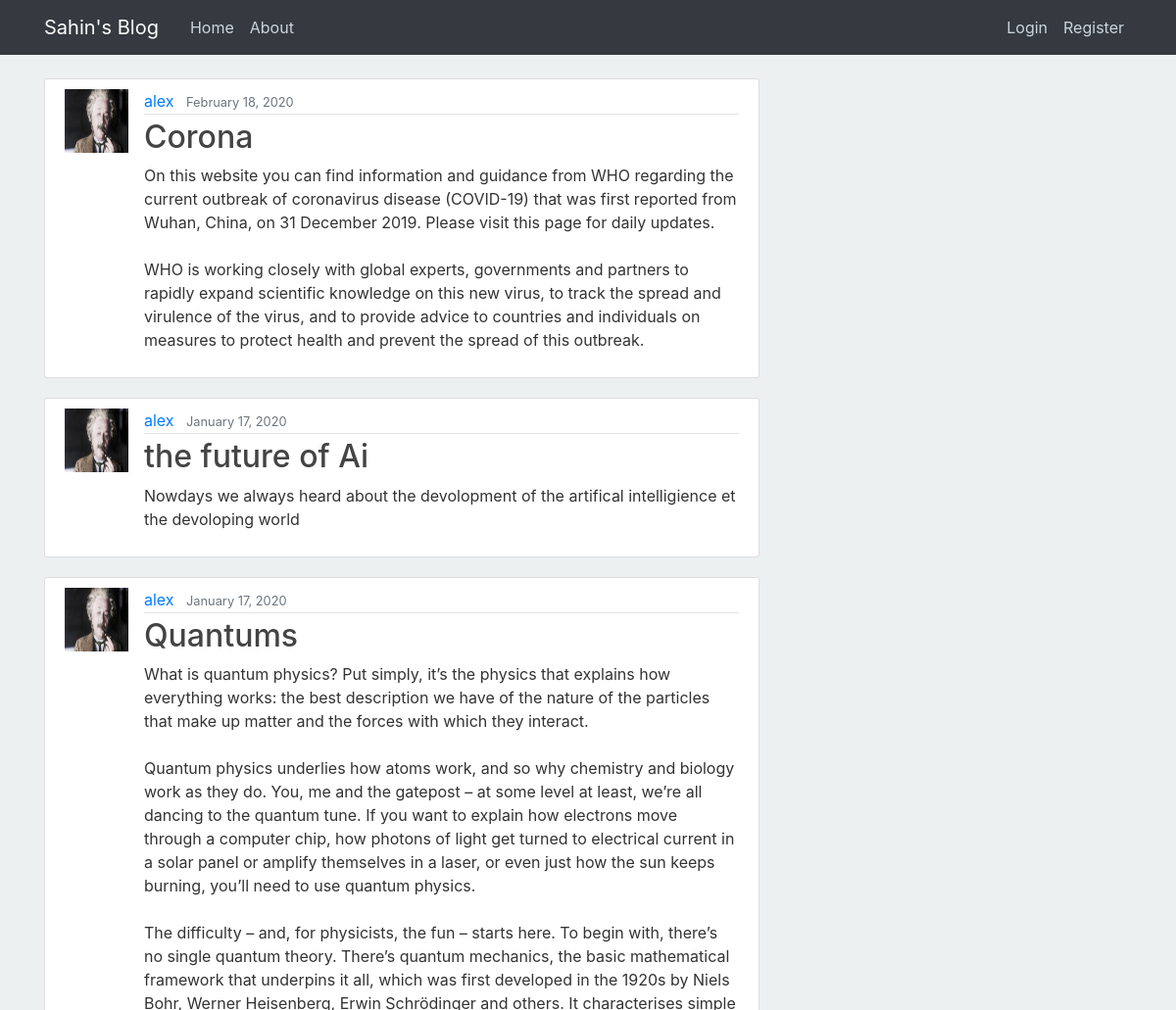
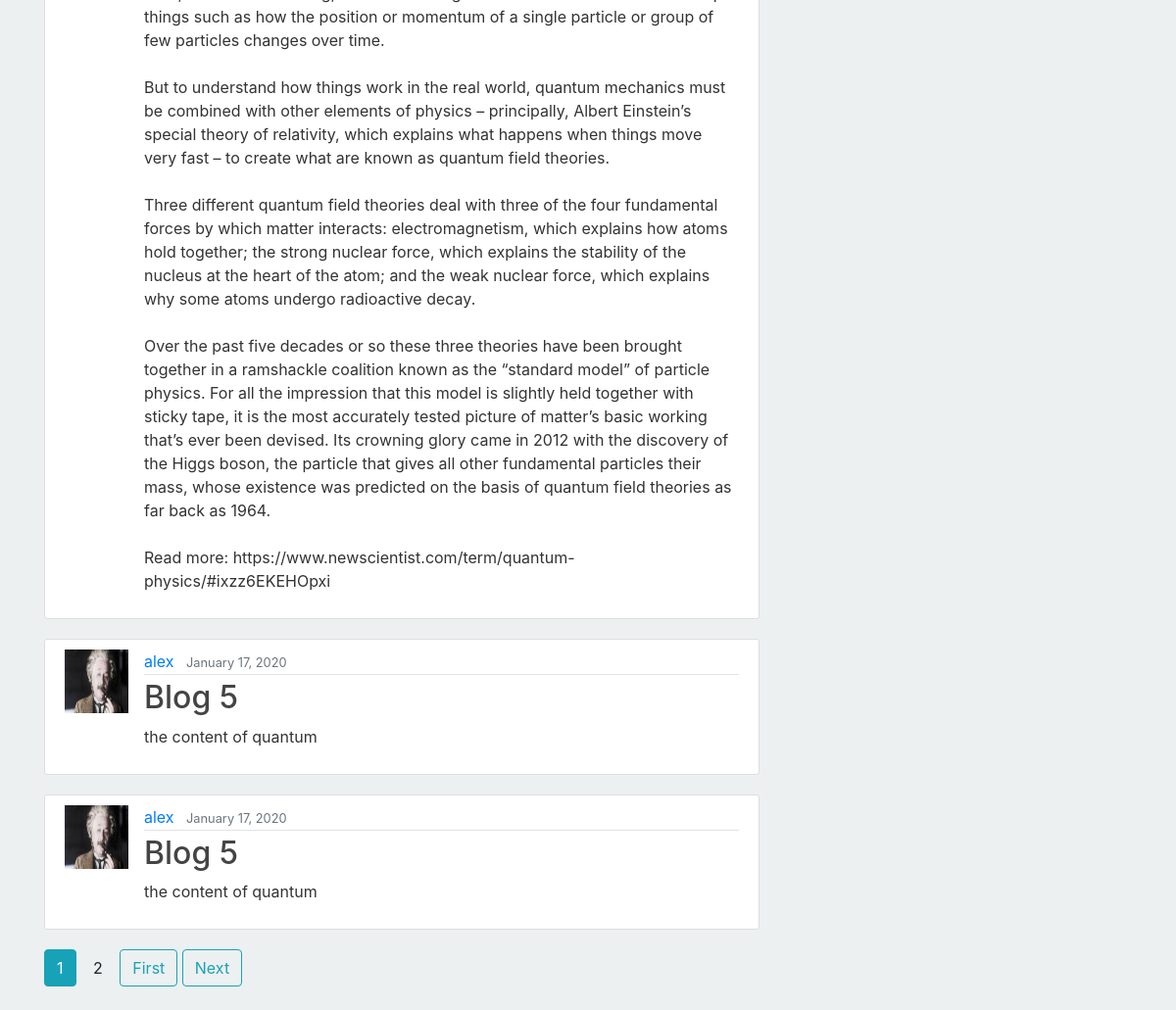
Before: / with the older database file (2 pictures, top to bottom).
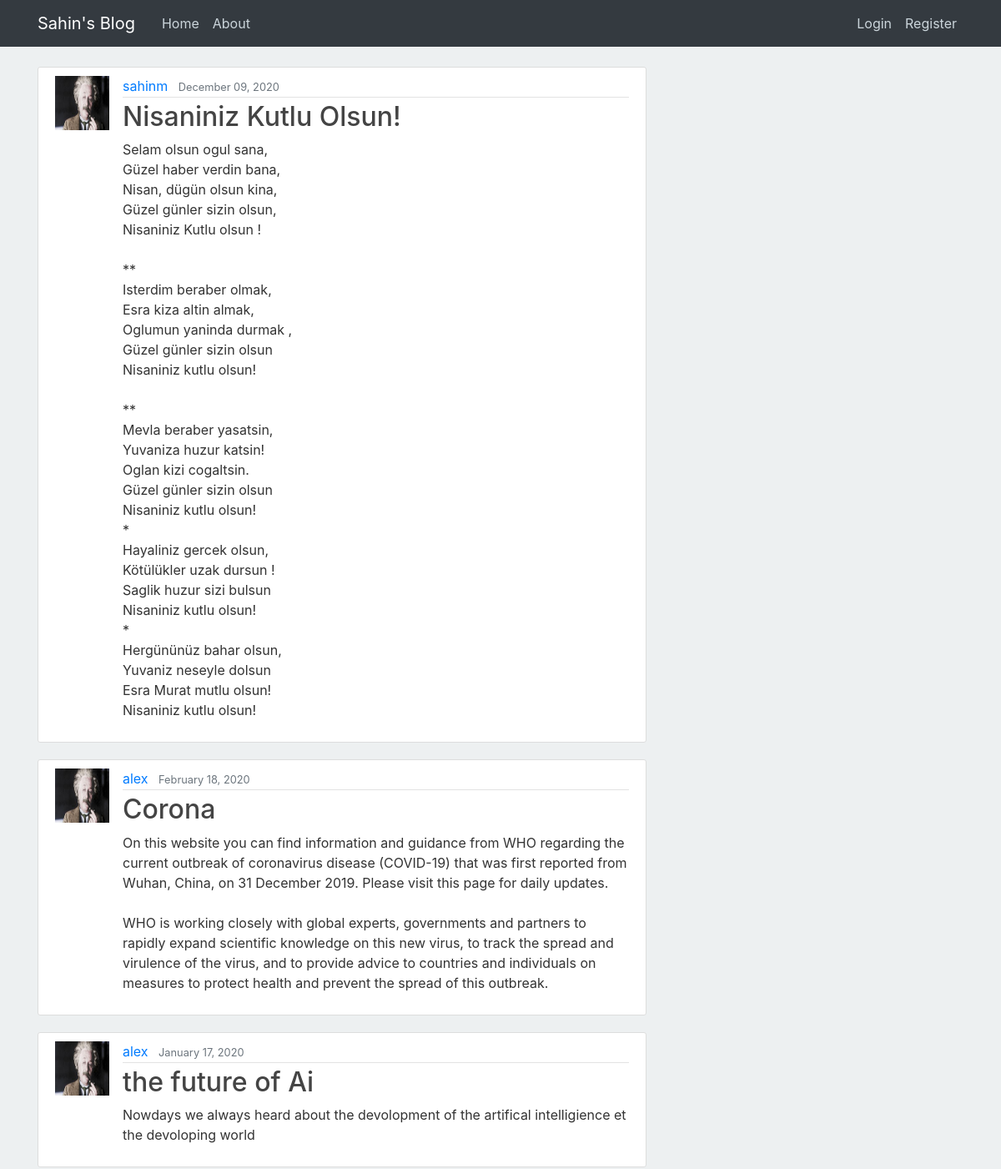
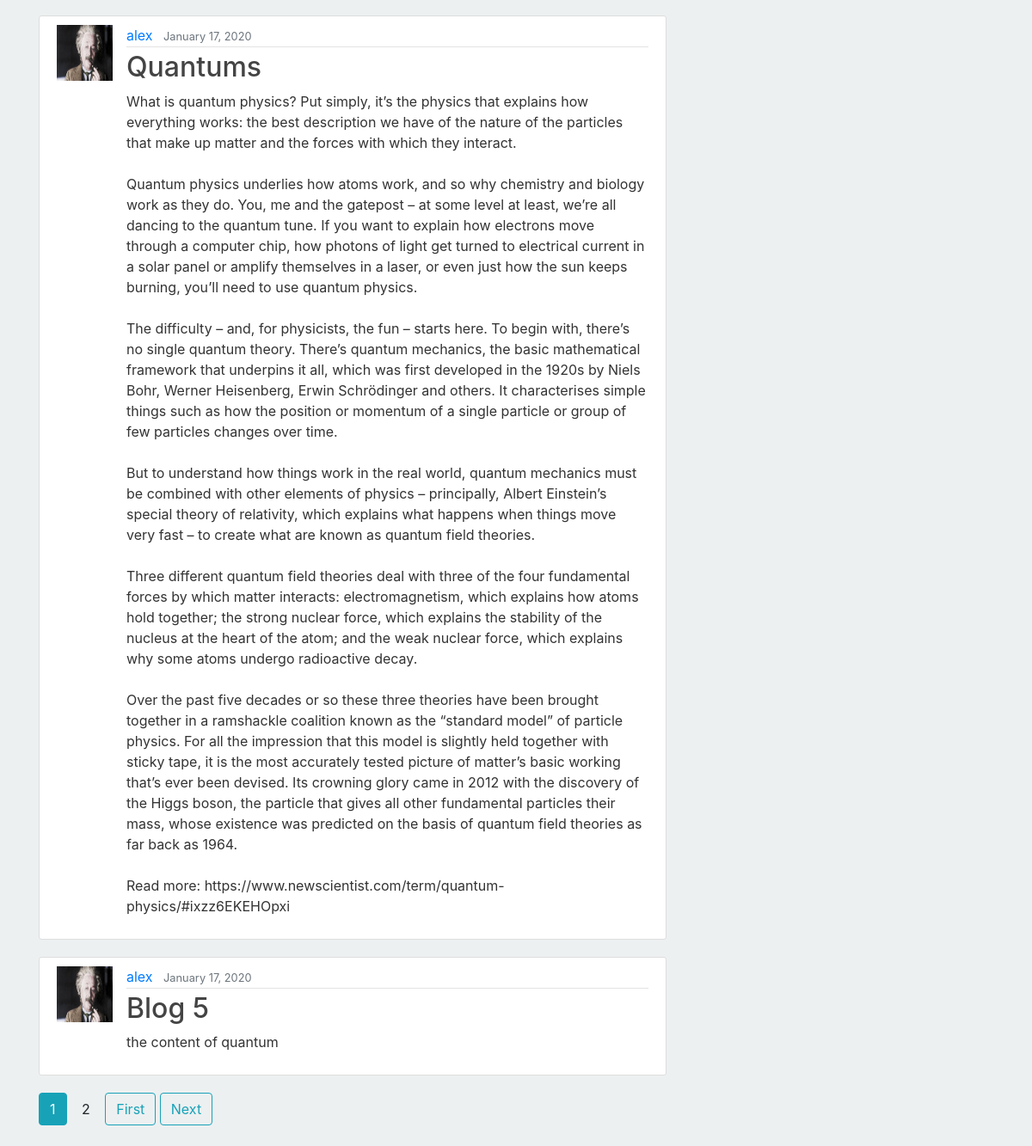
After: the same page with the newer database file (2 pictures, top to bottom).
### blog/models.py (models this page shows, shortened)
class Post(models.Model):
	title=models.CharField(max_length=100)
	content=models.TextField()
	date_posted=models.DateTimeField(default=timezone.now)
	author=models.ForeignKey(User,on_delete=models.CASCADE)

### users/models.py (models this page shows, shortened)
class Profile(models.Model):
	user=models.OneToOneField(User, on_delete= models.CASCADE)
	image=models.ImageField(default='default.jpg', upload_to='profile_pics')

### blog/views.py (the view)
# urls.py: path('', PostListView.as_view(), name='blog-home'),
class PostListView(ListView):
	model=Post
	template_name='blog/home.html'
	context_object_name='posts'
	ordering=['-date_posted']
	paginate_by=5

### blog/templates/blog/home.html (shortened to what this page needs)
{% extends "blog/base.html" %}
{%block content%}
	{%for post in posts%}
		 <article class="media content-section">
          <img class="rounded- circle article-img" src="{{post.author.profile.image.url}}">
          <div class="media-body">
            <div class="article-metadata">
              <a class="mr-2" href="{% url 'user-posts' post.author.username%}">{{ post.author }}</a>
              <small class="text-muted">{{ post.date_posted |date:"F d, Y" }}</small>
            </div>
            <h2><a class="article-title" href="{% url  'post-detail' post.id %}">{{ post.title }}</a></h2>
            <p class="article-content">{{ post.content }}</p>
          </div>
        </article>
	{% endfor%}
    {% for num in page_obj.paginator.page_range  %}
      {% if page_obj.number == num %}
        <a class="btn btn-info mb-4" href="?page={{num}}" >{{num}}</a>
      {% elif num > page_obj.number|add:'-3'  and num < page_obj.number|add:'+3' %}
         <a class="btn btn- outline-info mb-4" href="?page={{num}}">{{num}}</a>
      {% endif %}
    {% endfor%}
    {% if page_obj.has_next %}
    <a class="btn btn-outline-info mb-4" href="?page={{obj.paginator.num_pages}}" >First</a>
    <a class="btn btn-outline-info mb-4" href="?page={{page_obj.next_page_number}}" >Next</a>
    {% endif %}
{% endblock content %}

### blog/templates/blog/base.html (shortened to what this page needs)
 {% load static %}
<!DOCTYPE html>
<html>
<head>
    <link rel="stylesheet" href="https://stackpath.bootstrapcdn.com/bootstrap/4.3.1/css/bootstrap.min.css">
    <link rel="stylesheet" type="text/css" href="{% static 'blog/main.css' %}">
</head>
<body>
    <header class="site-header">
      <nav class="navbar navbar-expand-md navbar-dark bg-dark fixed-top">
        <div class="container">
          <a class="navbar-brand mr-4" href="{% url 'blog-home' %}">Sahin's Blog</a>
          <div class="collapse navbar-collapse" id="navbarToggle">
            <div class="navbar-nav mr-auto">
              <a class="nav-item nav-link" href="{% url 'blog-home' %}">Home</a>
              <a class="nav-item nav-link" href="{% url 'blog-about' %}">About</a>
            </div>
            <div class="navbar-nav">
              {% if user.is_authenticated %}
                <a class="nav-item nav-link" href="{%url 'logout'%}">Logout</a>
                <a class="nav-item nav-link" href="{%url 'profile'%}">Profile</a>
                <a class="nav-item nav-link" href="{%url 'create-post' %}">Create a Post</a>
              {% else %}
              <a class="nav-item nav-link" href="{%url 'login'%}">Login</a>
              <a class="nav-item nav-link" href="{%url 'register'%}">Register</a>
              {%endif%}
            </div>
          </div>
        </div>
      </nav>
    </header>
    <main role="main" class="container">
      <div class="row">
        <div class="col-md-8">
          {% block content %}{% endblock %}
        </div>
      </div>
    </main>
</body>
</html>

### blog/static/blog/main.css (style rules this page uses)
body { background: #edf0f1; color: #333333; margin-top: 5rem; }
.site-header .navbar-nav .nav-link { color: #cbd5db; }
.content-section { background: #ffffff; padding: 10px 20px; border: 1px solid #dddddd; border-radius: 3px; margin-bottom: 20px; }
.article-title { color: #444444; }
.article-content { white-space: pre-line; }
.article-img { height: 65px; width: 65px; margin-right: 16px; }
.article-metadata { padding-bottom: 1px; margin-bottom: 4px; border-bottom: 1px solid #e3e3e3; }

Changed rows visible on the page:
no longer on this page (row unchanged): Post: author.profile.image (picture), author "alex", date_posted "January 17, 2020", title "Blog 5", content "the content of quantum"
added Post: author.profile.image (placeholder picture), author "sahinm", date_posted "December 09, 2020", title "Nisaniniz Kutlu Olsun!", content "Selam olsun ogul sana, Güzel haber verdin bana, Nisan, dügün olsun kina, Güzel günler sizin olsun, Nisaniniz Kutlu olsun ! ** Isterdim beraber olmak, Esra kiza altin almak, Oglumun yaninda durmak , Güzel günler sizin olsun Nisaniniz kutlu olsun! ** Mevla beraber yasatsin, Yuvaniza huzur katsin! Oglan kizi cogaltsin. Güzel günler sizin olsun Nisaniniz kutlu olsun! * Hayaliniz gercek olsun, Kötülükler uzak dursun ! Saglik huzur sizi bulsun Nisaniniz kutlu olsun! * Hergününüz bahar olsun, Yuvaniz neseyle dolsun Esra Murat mutlu olsun! Nisaniniz kutlu olsun!"
